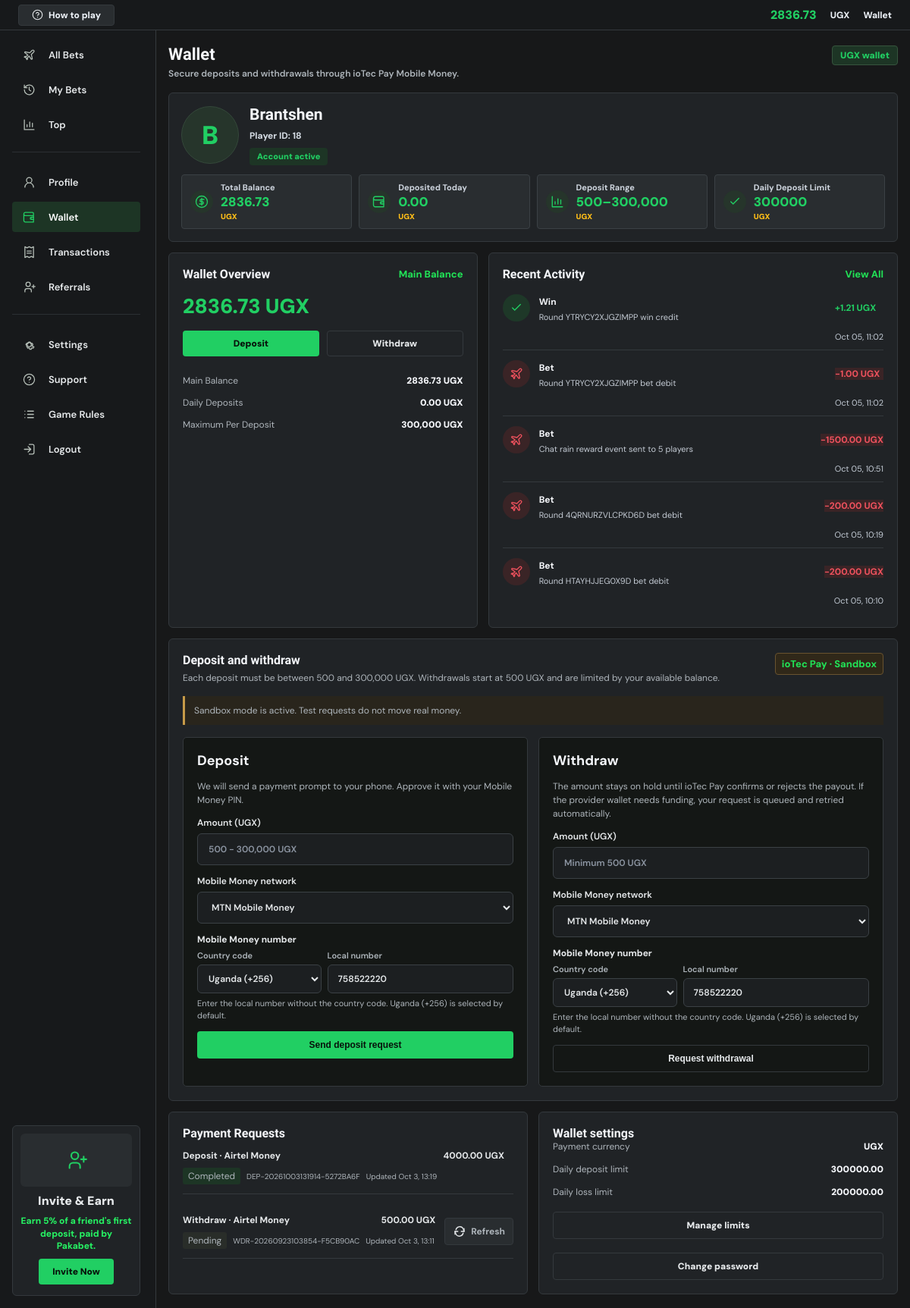
The app's page /wallet/ (signed in), older data.
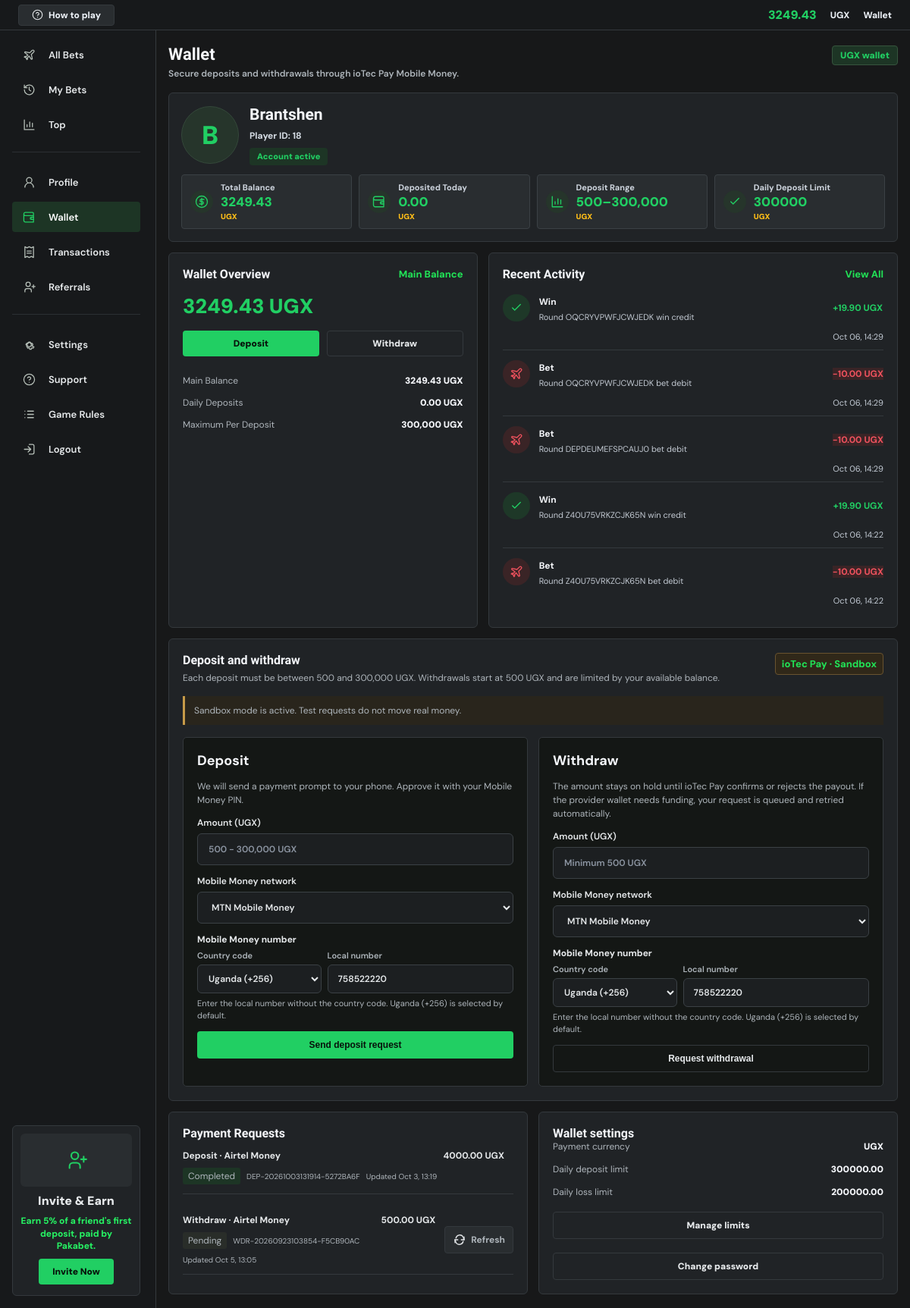
The same page, newer data.
### core/models.py (models this page shows, shortened)
class Profile(models.Model):
    user = models.OneToOneField(User, on_delete=models.CASCADE)
    referral_code = models.UUIDField(default=uuid.uuid4, unique=True, editable=False)
    client_seed = models.CharField(max_length=128, default=generate_client_seed)
    balance = models.DecimalField(max_digits=12, decimal_places=2, default=1000)
    currency = models.CharField(max_length=3, default='UGX')
    phone_number = models.CharField(max_length=20, blank=True)
    daily_deposit_limit = models.DecimalField(max_digits=12, decimal_places=2, default=300000)
    daily_loss_limit = models.DecimalField(max_digits=12, decimal_places=2, default=200000)
    created_at = models.DateTimeField(auto_now_add=True)

class Transaction(models.Model):
    TRANSACTION_TYPES = [
        ('deposit', 'Deposit'),
        ('withdraw', 'Withdraw'),
        ('bet', 'Bet Debit'),
        ('win', 'Win Credit'),
        ('refund', 'Refund'),
        ('bonus', 'Bonus'),
    ]
    STATUS_CHOICES = [
        ('completed', 'Completed'),
        ('pending', 'Pending'),
        ('failed', 'Failed'),
    ]
    user = models.ForeignKey(User, on_delete=models.CASCADE, related_name='transactions')
    transaction_type = models.CharField(max_length=20, choices=TRANSACTION_TYPES)
    amount = models.DecimalField(max_digits=12, decimal_places=2)
    status = models.CharField(max_length=10, choices=STATUS_CHOICES, default='completed')
    reference = models.CharField(max_length=80, blank=True, db_index=True)
    description = models.CharField(max_length=255, blank=True)
    created_at = models.DateTimeField(auto_now_add=True)
    class Meta:
        ordering = ['-created_at']

class PaymentRequest(models.Model):
    PAYMENT_TYPES = [
        ('deposit', 'Deposit'),
        ('withdraw', 'Withdraw'),
    ]
    PROVIDERS = [
        ('mtn_momo', 'MTN Mobile Money'),
        ('airtel_money', 'Airtel Money'),
    ]
    STATUS_CHOICES = [
        ('queued', 'Queued'),
        ('pending', 'Pending'),
        ('processing', 'Processing'),
        ('completed', 'Completed'),
        ('failed', 'Failed'),
        ('cancelled', 'Cancelled'),
    ]
    user = models.ForeignKey(User, on_delete=models.CASCADE, related_name='payment_requests')
    payment_type = models.CharField(max_length=10, choices=PAYMENT_TYPES)
    provider = models.CharField(max_length=20, choices=PROVIDERS)
    amount = models.DecimalField(max_digits=12, decimal_places=2)
    phone_number = models.CharField(max_length=20, blank=True)
    external_reference = models.CharField(max_length=80, unique=True, db_index=True)
    idempotency_key = models.CharField(max_length=64, blank=True)
    provider_reference = models.CharField(max_length=100, blank=True)
    status = models.CharField(max_length=12, choices=STATUS_CHOICES, default='pending')
    failure_reason = models.CharField(max_length=255, blank=True)
    metadata = models.JSONField(default=dict, blank=True)
    created_at = models.DateTimeField(auto_now_add=True)
    updated_at = models.DateTimeField(auto_now=True)
    completed_at = models.DateTimeField(null=True, blank=True)
    class Meta:
        ordering = ['-created_at']
        indexes = [
            models.Index(fields=['user', '-created_at']),
            models.Index(fields=['provider', 'status']),
            models.Index(fields=['payment_type', 'status', '-created_at']),
        ]
        constraints = [
            models.UniqueConstraint(
                fields=['user', 'idempotency_key'],
                condition=~models.Q(idempotency_key=''),
                name='unique_user_payment_idempotency_key',
            ),
            models.CheckConstraint(
                check=models.Q(provider__in=['mtn_momo', 'airtel_money']),
                name='paymentrequest_mobile_money_only',
            ),
        ]

### core/views.py (the view, shortened to what this page needs)
# urls.py: path('wallet/', views.wallet, name='wallet'),
@login_required
def wallet(request):
    profile = get_object_or_404(Profile, user=request.user)
    initial_phone = {'phone_number': profile.phone_number}
    deposit_form = WalletForm(prefix='deposit', initial=initial_phone)
    withdraw_form = WalletForm(prefix='withdraw', initial=initial_phone)
    deposit_idempotency_key = request.POST.get(
        'deposit-idempotency_key',
        uuid.uuid4().hex,
    )
    withdraw_idempotency_key = request.POST.get(
        'withdraw-idempotency_key',
        uuid.uuid4().hex,
    )
    transactions = Transaction.objects.filter(user=request.user)
    payment_requests = PaymentRequest.objects.filter(user=request.user)[:10]
    daily_deposit_total = get_daily_deposit_total(request.user)
    payment_mode = getattr(settings, 'IOTEC_PAY_MODE', 'sandbox').lower()
    return render(request, 'core/wallet.html', {
        'profile': profile,
        'active_exclusion': get_active_self_exclusion(request.user),
        'deposit_form': deposit_form,
        'withdraw_form': withdraw_form,
        'transactions': transactions,
        'payment_requests': payment_requests,
        'daily_deposit_total': daily_deposit_total,
        'maximum_deposit_amount': MAXIMUM_DEPOSIT_AMOUNT,
        'payment_mode': payment_mode,
        'deposit_idempotency_key': deposit_idempotency_key,
        'withdraw_idempotency_key': withdraw_idempotency_key,
    })

### core/templates/core/wallet.html (shortened to what the changed rows need)
{% extends 'core/base.html' %}
{% block content %}
<section class="account-page account-wallet-page">
    <div class="account-workspace">
        {% include 'core/partials/account_topbar.html' %}
        <main class="account-main">
            <section class="account-content">
                <div class="account-title-row">
                    <div>
                        <h1>Wallet</h1>
                        <p>Secure deposits and withdrawals through ioTec Pay Mobile Money.</p>
                    </div>
                    <span class="account-status-pill">{{ profile.currency }} wallet</span>
                </div>
                <section class="account-hero-card">
                    <div class="wallet-identity">
                        <div>
                            <h2>{{ request.user.username }}</h2>
                        </div>
                    </div>
                    <div class="account-stat-row">
                        <article><strong><span class="account-stat-amount">{{ profile.balance|floatformat:2 }}</span><em>{{ profile.currency }}</em></strong></article>
                        <article><strong><span class="account-stat-amount">{{ daily_deposit_total|floatformat:2 }}</span><em>{{ profile.currency }}</em></strong></article>
                        <article><strong><span class="account-stat-amount">500–300,000</span><em>{{ profile.currency }}</em></strong></article>
                        <article><strong><span class="account-stat-amount">{{ profile.daily_deposit_limit|floatformat:0 }}</span><em>{{ profile.currency }}</em></strong></article>
                    </div>
                </section>
                <div class="account-grid-2">
                    <section class="account-card wallet-actions-card">
                        <div class="section-heading">
                            <h2>Wallet Overview</h2>
                            <span>Main Balance</span>
                        </div>
                        <strong class="wallet-balance-large">{{ profile.balance|floatformat:2 }} {{ profile.currency }}</strong>
                        <div class="wallet-action-tabs">
                            <a href="#deposit-form">Deposit</a>
                            <a href="#withdraw-form">Withdraw</a>
                        </div>
                        <dl class="wallet-metrics">
                            <div><dt>Main Balance</dt><dd>{{ profile.balance|floatformat:2 }} {{ profile.currency }}</dd></div>
                            <div><dt>Daily Deposits</dt><dd>{{ daily_deposit_total|floatformat:2 }} {{ profile.currency }}</dd></div>
                            <div><dt>Maximum Per Deposit</dt><dd>300,000 {{ profile.currency }}</dd></div>
                        </dl>
                    </section>
                    <section class="account-card account-activity-card">
                        <div class="section-heading">
                            <h2>Recent Activity</h2>
                        </div>
                        <ul class="account-activity-list">
                            {% for txn in transactions|slice:":5" %}
                                <li>
                                    <span class="activity-icon {% if txn.transaction_type == 'deposit' or txn.transaction_type == 'win' or txn.transaction_type == 'bonus' or txn.transaction_type == 'refund' %}positive{% else %}negative{% endif %}">
                                        <svg class="ui-icon" aria-hidden="true"><use href="{% if txn.transaction_type == 'deposit' %}#icon-wallet{% elif txn.transaction_type == 'win' or txn.transaction_type == 'bonus' or txn.transaction_type == 'refund' %}#icon-check{% else %}#icon-plane{% endif %}"></use></svg>
                                    </span>
                                    <div>
                                        <strong>{{ txn.transaction_type|title }}</strong>
                                        <small>{{ txn.description|default:"Main Balance" }}</small>
                                    </div>
                                    <b class="{% if txn.transaction_type == 'deposit' or txn.transaction_type == 'win' or txn.transaction_type == 'bonus' or txn.transaction_type == 'refund' %}positive{% else %}negative{% endif %}">
                                        {% if txn.transaction_type == 'deposit' or txn.transaction_type == 'win' or txn.transaction_type == 'bonus' or txn.transaction_type == 'refund' %}+{% else %}-{% endif %}{{ txn.amount|floatformat:2 }} {{ profile.currency }}
                                    </b>
                                    <time>{{ txn.created_at|date:'M d, H:i' }}</time>
                                </li>
                            {% empty %}
                                <li class="empty-state">No transactions yet.</li>
                            {% endfor %}
                        </ul>
                    </section>
                </div>
                <section class="account-card account-money-card">
                    <div class="section-heading">
                        <div>
                            <h2>Deposit and withdraw</h2>
                        </div>
                    </div>
                    <div class="money-form-grid">
                        {% if active_exclusion %}
                        <div class="payment-form">
                            <h3>Deposit unavailable</h3>
                            <p>Deposits are blocked while self-exclusion is active.</p>
                        </div>
                        {% else %}
                        <form id="deposit-form" class="payment-form" method="post" data-payment-form>
                            <h3>Deposit</h3>
                            <p>We will send a payment prompt to your phone. Approve it with your Mobile Money PIN.</p>
                            {% for field in deposit_form %}
                                {% if field.name == 'country_code' %}
                                {% elif field.name == 'phone_number' %}
                                    {% include 'core/partials/phone_number_field.html' with phone_form=deposit_form %}
                                {% else %}
                                <label class="payment-field" for="{{ field.id_for_label }}">{{ field.label }}{{ field }}
                                </label>
                                {% endif %}
                            {% endfor %}
                            <button class="account-primary-btn" type="submit" data-submitting-label="Sending request…">Send deposit request</button>
                        </form>
                        {% endif %}
                        <form id="withdraw-form" class="payment-form" method="post" data-payment-form>
                            <h3>Withdraw</h3>
                            <p>The amount stays on hold until ioTec Pay confirms or rejects the payout. If the provider wallet needs funding, your request is queued and retried automatically.</p>
                            {% for field in withdraw_form %}
                                {% if field.name == 'country_code' %}
                                {% elif field.name == 'phone_number' %}
                                    {% include 'core/partials/phone_number_field.html' with phone_form=withdraw_form %}
                                {% else %}
                                <label class="payment-field" for="{{ field.id_for_label }}">{{ field.label }}{{ field }}
                                </label>
                                {% endif %}
                            {% endfor %}
                            <button class="account-secondary-btn" type="submit" data-submitting-label="Sending request…">Request withdrawal</button>
                        </form>
                    </div>
                </section>
            </section>
            <aside class="account-right-rail">
                <section class="account-card">
                    <h2>Payment Requests</h2>
                    <ul class="rail-list">
                        {% for payment in payment_requests|slice:":4" %}
                            <li class="payment-request-row">
                                <div class="payment-request-details">
                                    <div class="payment-request-heading">
                                        <strong>{{ payment.get_payment_type_display }} · {{ payment.get_provider_display }}</strong>
                                        <b>{{ payment.amount|floatformat:2 }} {{ profile.currency }}</b>
                                    </div>
                                    <div class="payment-request-meta">
                                        <span class="payment-status payment-status--{{ payment.status }}">{{ payment.get_status_display }}</span>
                                        <code>{{ payment.external_reference }}</code>
                                        <time>Updated {{ payment.updated_at|date:'M j, H:i' }}</time>
                                    </div>
                                </div>
                                {% if payment.status == 'queued' %}
                                    <small class="payment-failure">Your amount remains on hold. We will retry this payout when provider funds are available.</small>
                                {% elif payment.status == 'pending' or payment.status == 'processing' and payment.metadata.dispatch_state != 'checking_balance' %}
                                    <form method="post" action="{% url 'payment_sync' payment.external_reference %}">
                                        <button class="payment-refresh-button" type="submit" aria-label="Refresh status for {{ payment.external_reference }}" title="Refresh payment status"><svg class="ui-icon" aria-hidden="true"><use href="#icon-refresh"></use></svg><span>Refresh</span></button>
                                    </form>
                                {% endif %}
                            </li>
                        {% empty %}
                            <li>No payment requests yet.</li>
                        {% endfor %}
                    </ul>
                </section>
                <section class="account-card">
                    <h2>Wallet settings</h2>
                    <ul class="rail-list">
                        <li><span>Payment currency</span><strong>{{ profile.currency }}</strong></li>
                        <li><span>Daily deposit limit</span><strong>{{ profile.daily_deposit_limit|floatformat:2 }}</strong></li>
                        <li><span>Daily loss limit</span><strong>{{ profile.daily_loss_limit|floatformat:2 }}</strong></li>
                    </ul>
                </section>
            </aside>
        </main>
    </div>
</section>
{% endblock %}

### core/templates/core/partials/account_topbar.html (shortened to what this page needs)
<header class="account-topbar">
    <a class="help-chip" href="{% url 'how_to_play' %}"><svg class="ui-icon" aria-hidden="true"><use href="#icon-help"></use></svg><span>How to play</span></a>
    <div>
        <strong data-account-balance>{{ profile.balance|floatformat:2 }}</strong>
        <span>{{ profile.currency }}</span>
        <a href="{% url 'wallet' %}">Wallet</a>
    </div>
</header>

Row changes from the older to the newer data that the page shows:
no longer on this page (row unchanged): Transaction: transaction_type "Win", description "Round YTRYCY2XJGZIMPP win credit", amount "1.21", {{ profile.currency }} "UGX", created_at "Oct 05, 11:02"
no longer on this page (row unchanged): Transaction: transaction_type "Bet", description "Round YTRYCY2XJGZIMPP bet debit", amount "1.00", {{ profile.currency }} "UGX", created_at "Oct 05, 11:02"
no longer on this page (row unchanged): Transaction: transaction_type "Bet", description "Chat rain reward event sent to 5 players", amount "1500.00", {{ profile.currency }} "UGX", created_at "Oct 05, 10:51"
no longer on this page (row unchanged): Transaction: transaction_type "Bet", description "Round 4QRNURZVLCPKD6D bet debit", amount "200.00", {{ profile.currency }} "UGX", created_at "Oct 05, 10:19"
no longer on this page (row unchanged): Transaction: transaction_type "Bet", description "Round HTAYHJJEG0X9D bet debit", amount "200.00", {{ profile.currency }} "UGX", created_at "Oct 05, 10:10"
changed Profile "UGX": balance "2836.73" → "3249.43"
added Transaction: transaction_type "Win", description "Round OQCRYVPWFJCWJEDK win credit", amount "19.90", {{ profile.currency }} "UGX", created_at "Oct 06, 14:29"
added Transaction: transaction_type "Bet", description "Round OQCRYVPWFJCWJEDK bet debit", amount "10.00", {{ profile.currency }} "UGX", created_at "Oct 06, 14:29"
added Transaction: transaction_type "Bet", description "Round DEPDEUMEFSPCAUJ0 bet debit", amount "10.00", {{ profile.currency }} "UGX", created_at "Oct 06, 14:29"
added Transaction: transaction_type "Win", description "Round Z40U75VRKZCJK65N win credit", amount "19.90", {{ profile.currency }} "UGX", created_at "Oct 06, 14:22"
added Transaction: transaction_type "Bet", description "Round Z40U75VRKZCJK65N bet debit", amount "10.00", {{ profile.currency }} "UGX", created_at "Oct 06, 14:22"
changed PaymentRequest "Withdraw": updated_at "Oct 3, 13:11" → "Oct 5, 13:05"
